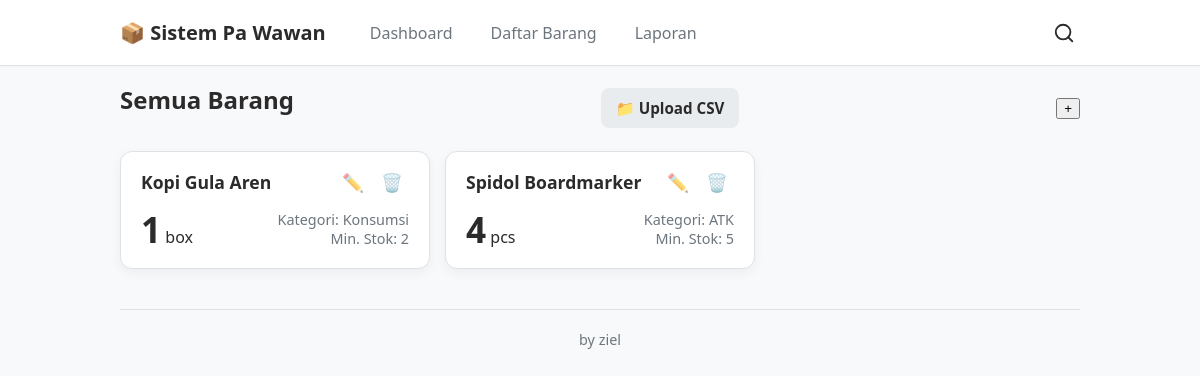
The app's page /daftar-barang, older data.
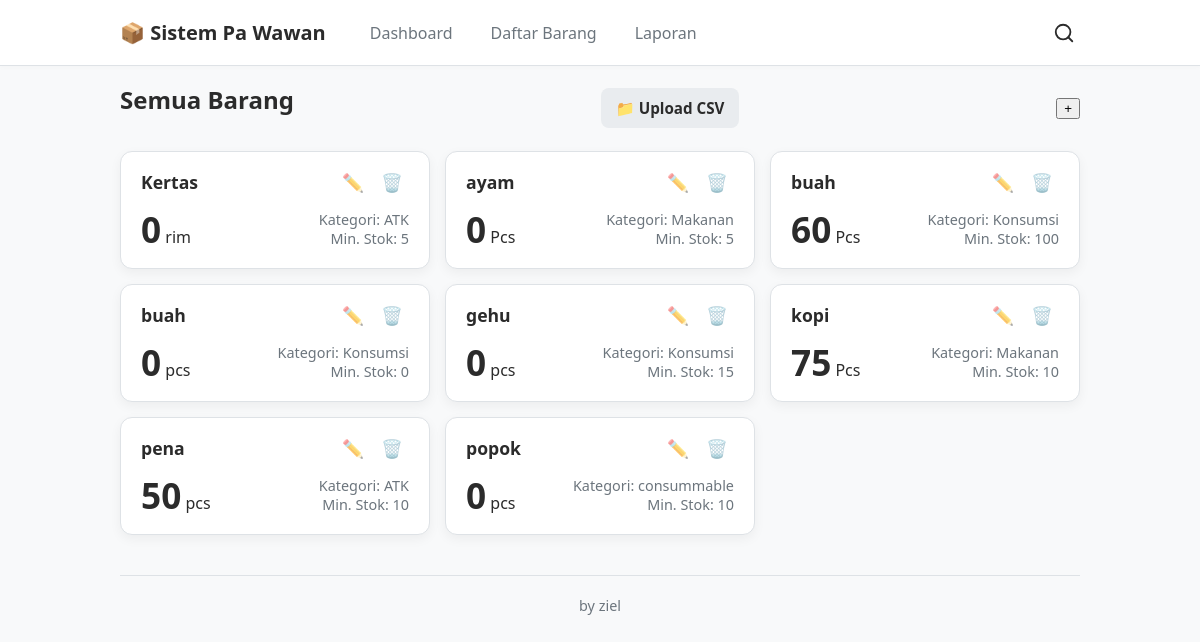
The same page, newer data.
### app.py (models this page shows)
class Product(db.Model):
    __tablename__ = 'products'
    id = db.Column(db.Integer, primary_key=True)
    nama_barang = db.Column(db.String(255), nullable=False)
    sku = db.Column(db.String(100), unique=True, nullable=True)
    satuan= db.Column(db.String(50), nullable=False)
    kategori = db.Column(db.String(100), nullable=True)
    stok = db.Column(db.Integer, nullable=False, default=0)
    stock_minimum = db.Column(db.Integer, nullable=True,default=0)
    deskripsi = db.Column(db.Text, nullable=True)
    created_by = db.Column(db.Integer, db.ForeignKey('users.id'))
    created_at = db.Column(db.DateTime(timezone=True), server_default=func.now())
    updated_at = db.Column(db.DateTime(timezone=True), server_default=func.now(), onupdate=func.now())

### app.py (the view)
@app.route('/daftar-barang')
def daftar_barang():
    return render_template('daftar-barang.html')

### app.py (called while the page is built)
@app.context_processor
def inject_products():
    try:
        products = Product.query.order_by(Product.nama_barang).all()
        return dict(list_semua_barang=products)
    except:
        return dict(list_semua_barang=[])

### templates/daftar-barang.html (shortened to what this page needs)
{% extends "layout.html" %}
{% block content %}
<div class="page-header">
    <h2>Semua Barang</h2>
    <form action="{{ url_for('import_csv') }}" method="POST" enctype="multipart/form-data"
        style="display: inline-block; margin-right: 10px;">
        <label for="file_csv" class="btn btn-secondary"
            style="cursor: pointer; margin: 0; padding: 10px 15px; border-radius: 8px;">
            📁 Upload CSV
        </label>
    </form>
    <button class="btn-circle" id="btnShowProductModalDesktop">+</button>
</div>
<div class="item-list-container">
    {% for barang in list_semua_barang %}
    <div class="item-card">
        <div class="item-card-header">
            <h3>{{ barang.nama_barang }}</h3>
            <div class="card-actions">
                <button class="action-btn edit-btn" data-id="{{ barang.id }}" data-nama="{{ barang.nama_barang }}"
                    data-satuan="{{ barang.satuan }}" data-kategori="{{ barang.kategori }}"
                    data-min="{{ barang.stock_minimum }}">
                    ✏️
                </button>
                <button class="action-btn delete-btn" data-id="{{ barang.id }}" data-nama="{{ barang.nama_barang }}">
                    🗑️
                </button>
            </div>
        </div>
        <div class="item-card-body">
            <div class="item-stock-info">
                <strong>{{ barang.stok }}</strong>
                <span>{{ barang.satuan }}</span>
            </div>
            <div class="item-meta-info">
                <span>Kategori: {{ barang.kategori }}</span>
                <span>Min. Stok: {{ barang.stock_minimum }}</span>
            </div>
        </div>
    </div>
    {% endfor %}
</div>
{% endblock %}

### templates/layout.html (shortened to what this page needs)
<!DOCTYPE html>
<html lang="id">
<head>
    <link rel="stylesheet" href="{{ url_for('static', filename='style.css') }}?v=1.1">
</head>
<body>
    <header class="top-navbar">
        <div class="nav-container">
            <div class="nav-left">
                <div class="nav-logo">📦 Sistem Pa Wawan</div>
                <nav class="nav-links" id="navLinks">
                    <a href="{{ url_for('dashboard') }}" class="nav-link">Dashboard</a>
                    <a href="{{ url_for('daftar_barang') }}" class="nav-link">Daftar Barang</a>
                    <a href="{{ url_for('laporan') }}" class="nav-link">Laporan</a>
                </nav>
            </div>
            <div class="nav-right">
                <button class="header-icon-btn" id="searchToggle" title="Cari Barang">
                    <svg xmlns="http://www.w3.org/2000/svg" width="22" height="22" viewBox="0 0 24 24" fill="none"
                        stroke="currentColor" stroke-width="2" stroke-linecap="round" stroke-linejoin="round">
                        <circle cx="11" cy="11" r="8"></circle>
                        <line x1="21" y1="21" x2="16.65" y2="16.65"></line>
                    </svg>
                </button>
            </div>
        </div>
    </header>
    <main class="main-content centered-content">
        {% block content %}
        {% endblock %}
        <footer class="app-footer">by ziel</footer>
    </main>
</body>
</html>

### static/style.css (style rules this page uses)
:root { --bg-body: #f8f9fa; --bg-container: #ffffff; --text-primary: #2b2b2b; --text-secondary: #6c757d; --border-color: #dee2e6; --accent-primary: #343a40; --accent-primary-hover: #212529; --accent-secondary: #e9ecef; --accent-danger: #dc3545; --font-main: system-ui, -apple-system, "Segoe UI", Roboto, "Helvetica Neue", Arial, sans-serif; --radius-small: 8px; --radius-medium: 12px; --radius-large: 16px; --shadow-soft: 0 4px 12px rgba(0, 0, 0, 0.05); }
* { box-sizing: border-box; }
body { font-family: var(--font-main); background-color: var(--bg-body); color: var(--text-primary); margin: 0; }
h1, h2, h3 { margin: 0 0 1rem 0; font-weight: 600; line-height: 1.2; }
a { color: var(--accent-primary); text-decoration: none; }
.top-navbar { background: var(--bg-container); border-bottom: 1px solid var(--border-color); position: sticky; top: 0; z-index: 200; box-shadow: 0 2px 5px rgba(0, 0, 0, 0.02); }
.nav-container { max-width: 1000px; margin: 0 auto; padding: 0 20px; height: 65px; display: flex; justify-content: space-between; align-items: center; }
.nav-left { display: flex; align-items: center; gap: 30px; }
.nav-logo { font-weight: 700; font-size: 1.25rem; color: var(--text-primary); white-space: nowrap; }
.nav-right { display: flex; align-items: center; gap: 15px; }
.header-icon-btn, .mobile-menu-btn { background: none; border: none; cursor: pointer; color: var(--text-primary); padding: 5px; display: flex; align-items: center; justify-content: center; }
.nav-links { display: none; flex-direction: column; position: absolute; top: 65px; left: 0; width: 100%; background: var(--bg-container); border-bottom: 1px solid var(--border-color); box-shadow: 0 10px 15px rgba(0, 0, 0, 0.05); }
.nav-link { padding: 15px 20px; color: var(--text-secondary); font-weight: 500; border-bottom: 1px solid var(--border-color); }
.centered-content { max-width: 1000px; margin: 0 auto; padding: 20px; }
.main-content { min-height: calc(100vh - 65px); padding-bottom: 100px; }
.app-footer { text-align: center; margin-top: 40px; padding-top: 20px; color: var(--text-secondary); font-size: 0.9rem; border-top: 1px solid var(--border-color); }
.btn { display: inline-block; padding: 12px 20px; border: none; border-radius: var(--radius-medium); cursor: pointer; font-weight: 600; font-size: 0.95rem; transition: background 0.2s ease; text-align: center; }
.btn-secondary { background: var(--accent-secondary); color: var(--text-primary); }
@media (min-width: 768px) { .nav-links { display: flex; flex-direction: row; position: static; width: auto; background: none; border: none; box-shadow: none; padding: 0; gap: 10px; } }
@media (min-width: 768px) { .nav-link { border: none; padding: 8px 14px; border-radius: var(--radius-small); transition: background 0.2s; } }
.page-header { display: none; justify-content: space-between; align-items: center; margin-bottom: 20px; }
@media (min-width: 768px) { .page-header { display: flex; } }
.item-list-container { display: grid; grid-template-columns: repeat(auto-fill, minmax(300px, 1fr)); gap: 15px; margin-top: 20px; }
.item-card { background: var(--bg-container); border: 1px solid var(--border-color); border-radius: var(--radius-medium); box-shadow: var(--shadow-soft); padding: 20px; transition: transform 0.2s; }
.item-card-header { display: flex; justify-content: space-between; margin-bottom: 15px; }
.item-card-header h3 { margin: 0; font-size: 1.1rem; }
.card-actions { display: flex; gap: 5px; }
.action-btn { background: none; border: none; font-size: 1.1rem; cursor: pointer; opacity: 0.6; }
.item-card-body { display: flex; justify-content: space-between; align-items: flex-end; }
.item-stock-info strong { font-size: 2.2rem; font-weight: 700; color: var(--text-primary); line-height: 1; }
.item-meta-info { display: flex; flex-direction: column; align-items: flex-end; font-size: 0.9rem; color: var(--text-secondary); }

Row changes from the older to the newer data that the page shows:
removed Product: nama_barang "Kopi Gula Aren", stok "1", satuan "box", kategori "Konsumsi", stock_minimum "2"
removed Product: nama_barang "Spidol Boardmarker", stok "4", satuan "pcs", kategori "ATK", stock_minimum "5"
added Product: nama_barang "Kertas", stok "0", satuan "rim", kategori "ATK", stock_minimum "5"
added Product: nama_barang "ayam", stok "0", satuan "Pcs", kategori "Makanan", stock_minimum "5"
added Product: nama_barang "buah", stok "60", satuan "Pcs", kategori "Konsumsi", stock_minimum "100"
added Product: nama_barang "buah", stok "0", satuan "pcs", kategori "Konsumsi", stock_minimum "0"
added Product: nama_barang "gehu", stok "0", satuan "pcs", kategori "Konsumsi", stock_minimum "15"
added Product: nama_barang "kopi", stok "75", satuan "Pcs", kategori "Makanan", stock_minimum "10"
added Product: nama_barang "pena", stok "50", satuan "pcs", kategori "ATK", stock_minimum "10"
added Product: nama_barang "popok", stok "0", satuan "pcs", kategori "consummable", stock_minimum "10"
